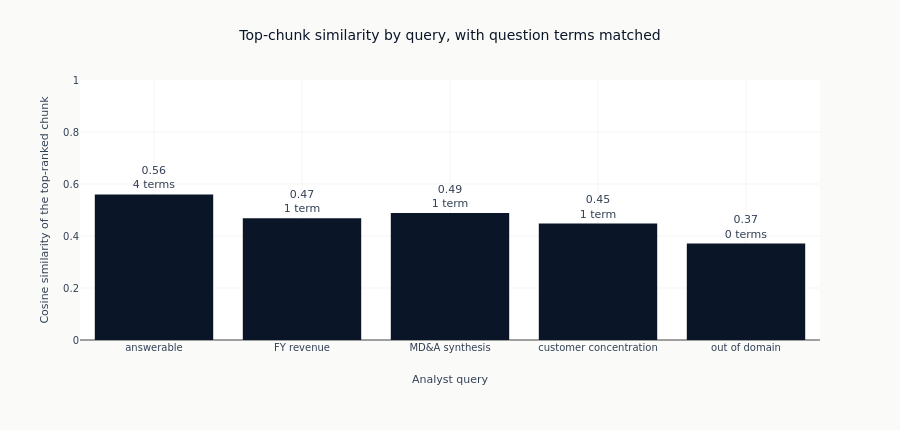

Notebook cell for this chart:
### Markdown cell above
Charting the chunk counts would draw five bars of the same height, which is
the metric's whole content. The similarity scores have something in them, so
that is what the figure shows: one bar per query on the full cosine range,
labelled with how many of the question's own terms the top chunk contained.

### Code cell
QUERY_LABELS = [
    "answerable",
    "FY revenue",
    "MD&A synthesis",
    "customer concentration",
    "out of domain",
]
labels = QUERY_LABELS[: len(retrieval_checks)] + [
    f"query {check['query']}" for check in retrieval_checks[len(QUERY_LABELS) :]
]
top_scores = [check["top_similarity"] or 0.0 for check in retrieval_checks]
term_counts = [len(check["matched_terms"]) for check in retrieval_checks]

fig = go.Figure(
    go.Bar(
        x=labels,
        y=top_scores,
        marker_color=COLORS["blue"],
        text=[
            f"{score:.2f}<br>{count} term{'' if count == 1 else 's'}"
            for score, count in zip(top_scores, term_counts, strict=True)
        ],
        textposition="outside",
    )
)
fig.update_layout(
    title="Top-chunk similarity by query, with question terms matched",
    xaxis_title="Analyst query",
    yaxis_title="Cosine similarity of the top-ranked chunk",
    height=430,
    showlegend=False,
    margin=dict(t=80, b=90),
)
fig.update_yaxes(range=[0, 1])
show_plotly_with_alt(
    fig,
    "Five bars on a cosine-similarity axis running from zero to one. All five stand in the "
    "lower half of it, between roughly a third and a little over half the height of the "
    "axis. The answerable query is the tallest and carries four matched terms; the three "
    "financial queries follow at similar heights with one matched term each; the "
    "out-of-domain query is the shortest and matched none. The gap between the tallest and "
    "the shortest bar is smaller than the empty space above all of them.",
)

### Figure 1 — Plotly figure (JSON) as saved in the notebook; plotly's stock layout.template omitted (floating-point values rounded to 4 significant figures)
{"data": [{"marker": {"color": "#0a1628"}, "text": ["0.56<br>4 terms", "0.47<br>1 term", "0.49<br>1 term", "0.45<br>1 term", "0.37<br>0 terms"], "textposition": "outside", "type": "bar", "x": ["answerable", "FY revenue", "MD&A synthesis", "customer concentration", "out of domain"], "y": [0.56, 0.468, 0.488, 0.448, 0.371]}], "layout": {"height": 430, "margin": {"b": 90, "t": 80}, "showlegend": false, "title": {"text": "Top-chunk similarity by query, with question terms matched"}, "xaxis": {"title": {"text": "Analyst query"}}, "yaxis": {"range": [0, 1], "title": {"text": "Cosine similarity of the top-ranked chunk"}}}}
